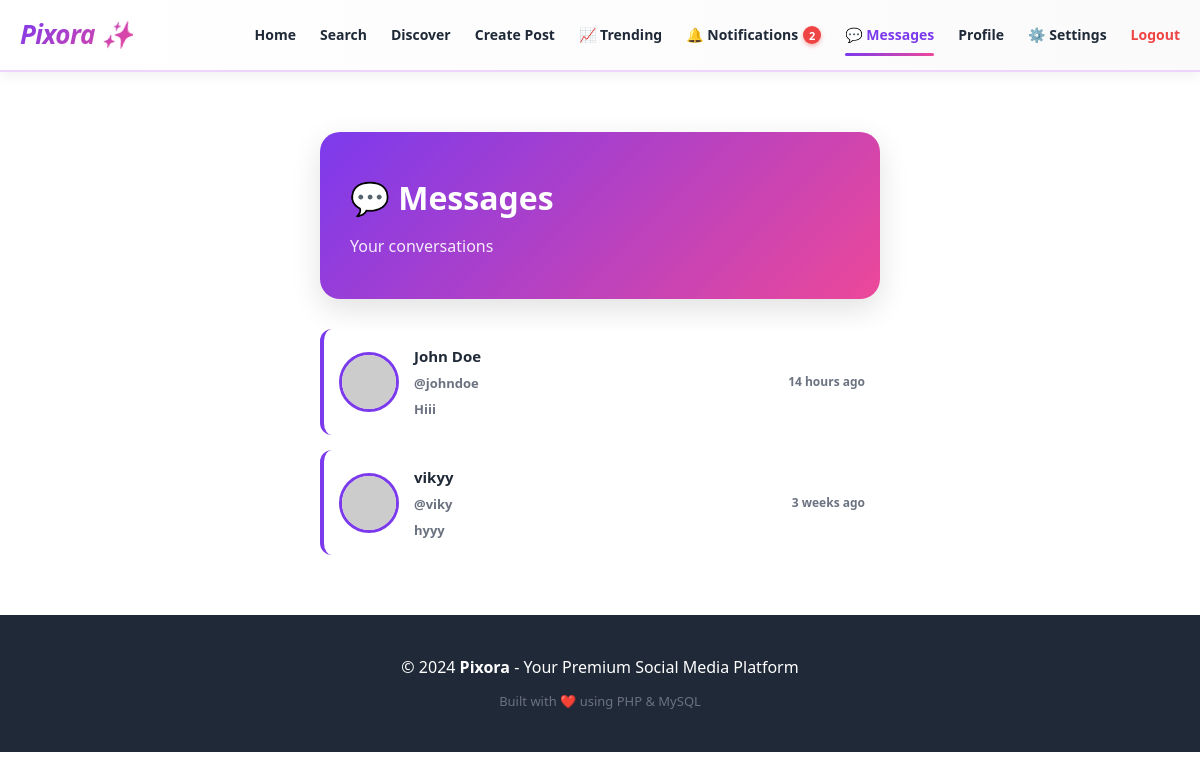
The app's page /messages.php (signed in) with its own data.
### tables this page shows
CREATE TABLE `users` (
  `id` int(11) NOT NULL,
  `full_name` varchar(100) NOT NULL,
  `username` varchar(50) NOT NULL,
  `email` varchar(100) NOT NULL,
  `password` varchar(255) NOT NULL,
  `bio` text DEFAULT NULL,
  `profile_picture` varchar(255) DEFAULT 'default-profile.jpg',
  `created_at` timestamp NOT NULL DEFAULT current_timestamp(),
  `updated_at` timestamp NOT NULL DEFAULT current_timestamp() ON UPDATE current_timestamp(),
  `is_private` tinyint(1) DEFAULT 0,
  `is_active` tinyint(1) DEFAULT 1
);

### includes/message_actions.php (called while the page is built, shortened)
<?php
function getUserConversations($user_id, $conn) {
    $query = "
        SELECT DISTINCT
            CASE
                WHEN sender_id = $user_id THEN recipient_id
                ELSE sender_id
            END as user_id
        FROM messages
        WHERE sender_id = $user_id OR recipient_id = $user_id
    ";
    $result = $conn->query($query);
    $user_ids = [];
    while ($row = $result->fetch_assoc()) {
        $user_ids[] = $row['user_id'];
    }
    $conversations = [];
    foreach ($user_ids as $other_user_id) {
        $user_stmt = $conn->prepare("SELECT id, full_name, username, profile_picture FROM users WHERE id = ?");
        $user_stmt->bind_param("i", $other_user_id);
        $user_stmt->execute();
        $user_result = $user_stmt->get_result();
        $user_data = $user_result->fetch_assoc();
        $msg_stmt = $conn->prepare("
            SELECT message, created_at FROM messages
            WHERE (sender_id = ? AND recipient_id = ?)
               OR (sender_id = ? AND recipient_id = ?)
            ORDER BY created_at DESC LIMIT 1
        ");
        $msg_stmt->bind_param("iiii", $user_id, $other_user_id, $other_user_id, $user_id);
        $msg_stmt->execute();
        $msg_result = $msg_stmt->get_result();
        $msg_data = $msg_result->fetch_assoc();
        $unread_stmt = $conn->prepare("
            SELECT COUNT(*) as cnt FROM messages
            WHERE sender_id = ? AND recipient_id = ? AND is_read = 0
        ");
        $unread_stmt->bind_param("ii", $other_user_id, $user_id);
        $unread_stmt->execute();
        $unread_result = $unread_stmt->get_result();
        $unread_data = $unread_result->fetch_assoc();
        $conversations[] = [
            'user_id' => $other_user_id,
            'full_name' => $user_data['full_name'],
            'username' => $user_data['username'],
            'profile_picture' => $user_data['profile_picture'],
            'last_message' => $msg_data['message'] ?? '',
            'last_message_time' => $msg_data['created_at'] ?? '',
            'unread_count' => $unread_data['cnt'] ?? 0
        ];
    }
    usort($conversations, function($a, $b) {
        return strtotime($b['last_message_time']) - strtotime($a['last_message_time']);
    });
    return $conversations;
}
?>

### includes/helpers.php (called while the page is built, shortened)
<?php
function formatDate($date_string) {
    $date = strtotime($date_string);
    $now = time();
    $seconds = $now - $date;
    $minutes = floor($seconds / 60);
    $hours = floor($seconds / 3600);
    if ($hours < 24) {
        return $hours . " hour" . ($hours > 1 ? "s" : "") . " ago";
    }
    $days = floor($seconds / 86400);
    $weeks = floor($days / 7);
    if ($weeks < 4) {
        return $weeks . " week" . ($weeks > 1 ? "s" : "") . " ago";
    }
    $years = floor($days / 365);
    return $years . " year" . ($years > 1 ? "s" : "") . " ago";
}
?>

### messages.php (the view, shortened to what this page needs)
<?php
require 'config/database.php';
require 'includes/helpers.php';
require 'includes/message_actions.php';
$current_user_id = $_SESSION['user_id'];
$conversations = getUserConversations($current_user_id, $conn);
?>
<!DOCTYPE html>
<html lang="en">
<head>
    <link rel="stylesheet" href="assets/css/style.css">
</head>
<body>
    <?php include 'includes/navbar.php'; ?>
    <div class="messages-container">
        <div class="messages-header">
            <h1>💬 Messages</h1>
            <p>Your conversations</p>
        </div>
        <?php if (count($conversations) > 0): ?>
            <div class="conversations-list">
                <?php foreach ($conversations as $conv): ?>
                    <a href="chat.php?user_id=<?php echo $conv['user_id']; ?>" class="conversation-card <?php echo $conv['unread_count'] > 0 ? 'unread' : ''; ?>">
                        <img src="<?php
                            $pic = "https://via.placeholder.com/150/cccccc/666666?text=User";
                            echo htmlspecialchars($pic);
                        ?>" alt="Avatar" class="conversation-avatar">
                        <div class="conversation-info">
                            <div class="conversation-name">
                                <?php echo htmlspecialchars($conv['full_name']); ?>
                            </div>
                            <div class="conversation-username">
                                @<?php echo htmlspecialchars($conv['username']); ?>
                            </div>
                            <div class="conversation-preview">
                                <?php echo htmlspecialchars(substr($conv['last_message'], 0, 50)); ?>
                            </div>
                        </div>
                        <div style="text-align: right; flex-shrink: 0;">
                            <div class="conversation-time">
                                <?php echo formatDate($conv['last_message_time']); ?>
                            </div>
                        </div>
                    </a>
                <?php endforeach; ?>
            </div>
        <?php endif; ?>
    </div>
    <footer style="background: var(--dark); color: white; padding: 40px 20px; text-align: center; margin-top: 60px;">
        <div class="container">
            <p style="margin-bottom: 10px;">© 2024 <strong>Pixora</strong> - Your Premium Social Media Platform</p>
            <p style="color: var(--gray); font-size: 13px;">Built with ❤️ using PHP & MySQL</p>
        </div>
    </footer>
</body>
</html>

### assets/css/style.css (style rules this page uses)
* { margin: 0; padding: 0; box-sizing: border-box; }
:root { --primary: #7c3aed; --primary-dark: #6d28d9; --primary-light: #edd5ff; --secondary: #ec4899; --accent: #f59e0b; --success: #10b981; --danger: #ef4444; --warning: #f59e0b; --dark: #1f2937; --gray: #6b7280; --light: #f3f4f6; --white: #ffffff; --border: #e5e7eb; --shadow-sm: 0 1px 2px 0 rgba(0,0,0,0.05); --shadow: 0 4px 12px rgba(0,0,0,0.08); --shadow-lg: 0 10px 30px rgba(0,0,0,0.12); --shadow-xl: 0 20px 50px rgba(0,0,0,0.15); }
body { font-family: 'Segoe UI', -apple-system, BlinkMacSystemFont, 'Helvetica Neue', sans-serif; background: var(--white); color: var(--dark); line-height: 1.6; }
html { scroll-behavior: smooth; }
a { color: var(--primary); text-decoration: none; font-weight: 600; transition: all 0.3s ease; }
.container { max-width: 1400px; margin: 0 auto; padding: 0 20px; }

### messages.php (style rules this page uses)
.messages-container { max-width: 600px; margin: 60px auto; padding: 0 20px; }
.messages-header { background: linear-gradient(135deg, var(--primary), var(--secondary)); padding: 40px 30px; border-radius: 20px; margin-bottom: 30px; box-shadow: var(--shadow-lg); color: white; }
.messages-header h1 { font-size: 32px; margin: 0 0 10px 0; font-weight: 800; }
.messages-header p { margin: 0; opacity: 0.9; }
.conversations-list { display: flex; flex-direction: column; gap: 15px; }
.conversation-card { background: white; border-radius: 12px; padding: 15px; box-shadow: var(--shadow-md); transition: all 0.3s ease; border-left: 4px solid var(--primary); cursor: pointer; display: flex; gap: 15px; align-items: center; text-decoration: none; color: inherit; }
.conversation-avatar { width: 60px; height: 60px; border-radius: 50%; object-fit: cover; border: 3px solid var(--primary); flex-shrink: 0; }
.conversation-info { flex: 1; min-width: 0; }
.conversation-name { font-weight: 700; color: var(--dark); font-size: 15px; margin-bottom: 5px; }
.conversation-username { color: var(--gray); font-size: 13px; margin-bottom: 5px; }
.conversation-preview { color: var(--gray); font-size: 13px; white-space: nowrap; overflow: hidden; text-overflow: ellipsis; }
.conversation-time { color: var(--gray); font-size: 12px; text-align: right; flex-shrink: 0; }

### records on screen
users: full_name "John Doe", username "johndoe", last_message "Hiii", last_message_time "14 hours ago"
users: full_name "vikyy", username "viky", last_message "hyyy", last_message_time "3 weeks ago"

### other values on screen
$nav_unread_notif "2"
